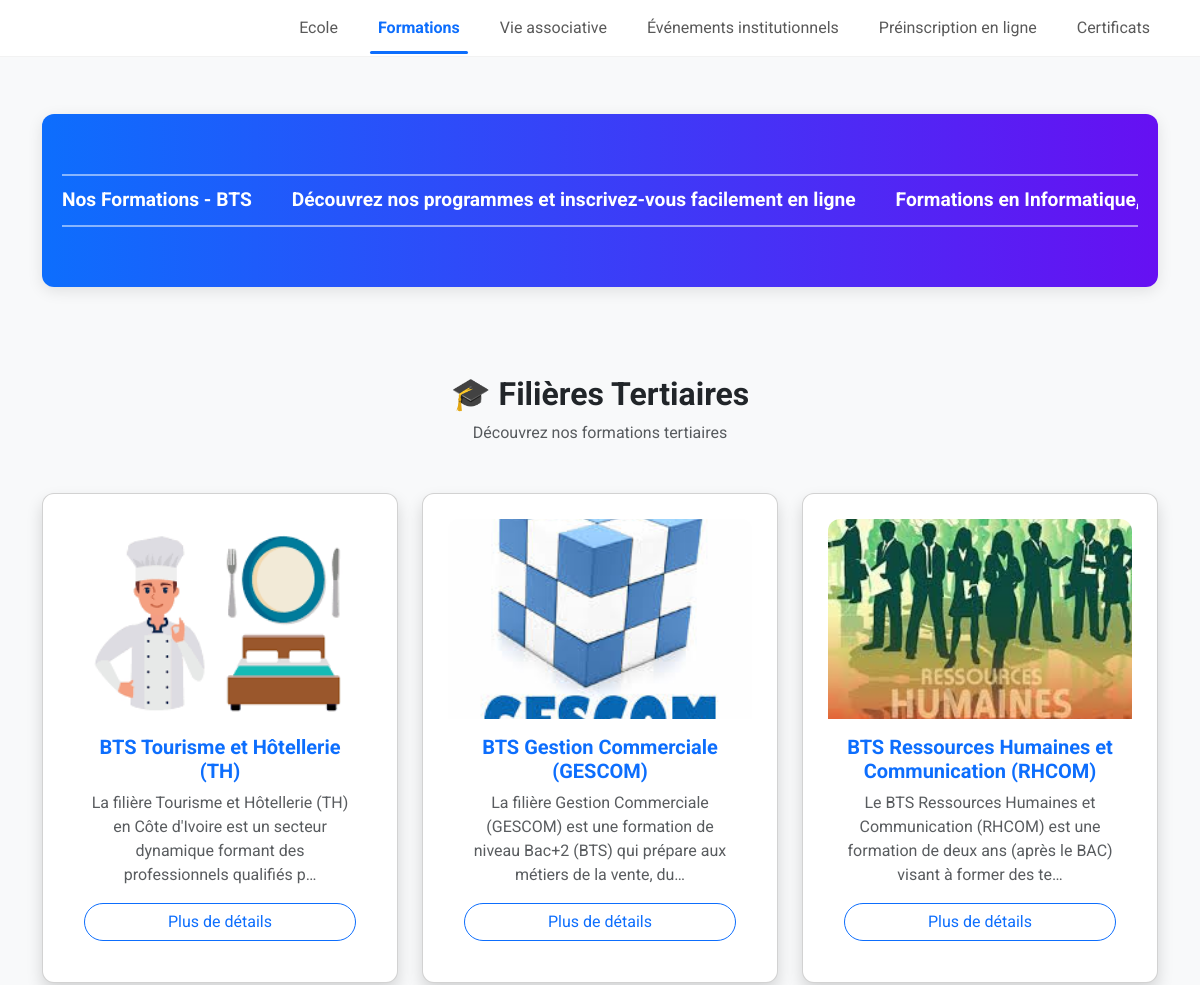
Page /formations/ (upper part) on the earlier database version.
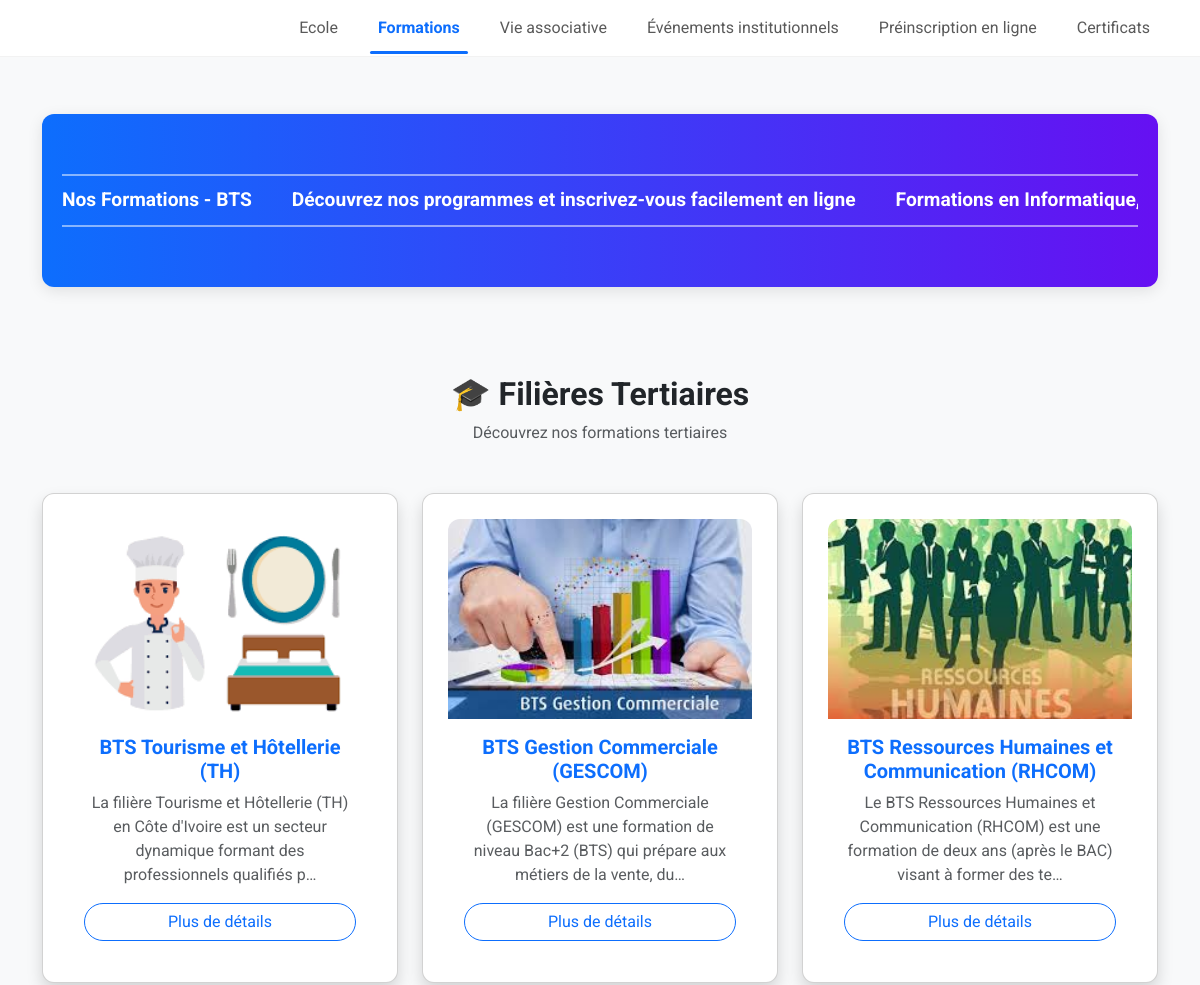
Same page on the later database version.
### myapp/models.py (models this page shows, shortened)
class Formation(models.Model):
    titre = models.CharField(max_length=200, default="Formation par défaut")
    description = models.TextField()
    details = models.TextField(blank=True, null=True)
    type_filiere = models.CharField(
        max_length=50,
        choices=TYPE_FILIERE_CHOICES,
        default='tertiaire'
    )
    image = models.ImageField(upload_to='formations/', blank=True, null=True)

### myapp/views.py (the view)
# urls.py: path('formations/', views.formations, name='formations'),
def formations(request):
    tertiaires = Formation.objects.filter(type_filiere='tertiaire')
    industrielles = Formation.objects.filter(type_filiere='industrielle')
    return render(request, 'formations.html', {
        'tertiaires': tertiaires,
        'industrielles': industrielles,
    })

### myapp/templates/formations.html (shortened to what this page needs)
{% extends 'base.html' %}
{% load static %}
{% block content %}
<div class="container mt-4 ">
  <div class="header ">
    <div class="ticker-wrapper ">
      <div class="ticker">
        <span>Nos Formations - BTS</span>
        <span>Découvrez nos programmes et inscrivez-vous facilement en ligne</span>
        <span>Formations en Informatique, Marketing, Comptabilité et plus</span>
      </div>
    </div>
  </div>
</div>
<section class="container py-5">
  <div class="text-center mb-5">
    <h2 class="fw-bold">🎓 Filières Tertiaires</h2>
    <p class="text-muted">Découvrez nos formations tertiaires</p>
  </div>
  <div class="row g-4">
    {% for formation in tertiaires %}
    <div class="col-md-4" data-aos="zoom-in">
      <div class="card formation-card shadow">
        {% if formation.image %}
          <img src="{{ formation.image.url }}" alt="{{ formation.titre }}">
        {% else %}
          <img src="{% static 'images/formation.jpg' %}" alt="{{ formation.titre }}">
        {% endif %}
        <div class="card-body text-center d-flex flex-column">
          <h5 class="fw-bold text-primary">{{ formation.titre }}</h5>
          <p class="text-muted">{{ formation.description|truncatechars:120 }}</p>
          <button class="btn btn-outline-primary rounded-pill mt-auto" data-bs-toggle="modal"
            data-bs-target="#modalT{{ forloop.counter }}">
            Plus de détails
          </button>
        </div>
      </div>
    </div>
    {% endfor %}
  </div>
</section>
{% endblock %}

Differences in the rows shown:
changed Formation "BTS Gestion Commerciale (GESCOM)": image: a different picture
